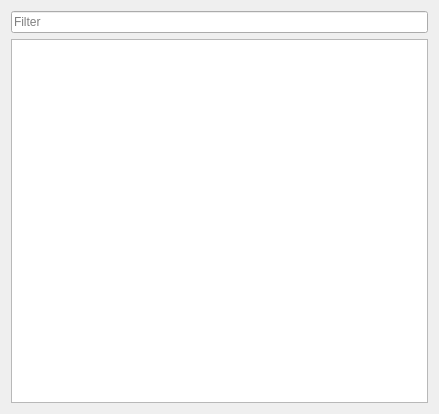
<?xml version="1.0" encoding="UTF-8"?>
<ui version="4.0">
 <class>SceneView</class>
 <widget class="QWidget" name="SceneView">
  <property name="geometry">
   <rect>
    <x>0</x>
    <y>0</y>
    <width>439</width>
    <height>414</height>
   </rect>
  </property>
  <property name="windowTitle">
   <string>Form</string>
  </property>
  <layout class="QVBoxLayout" name="verticalLayout">
   <item>
    <layout class="QHBoxLayout" name="horizontalLayout">
     <item>
      <widget class="QLineEdit" name="lineEditSearch">
       <property name="styleSheet">
        <string notr="true"/>
       </property>
       <property name="placeholderText">
        <string>Filter</string>
       </property>
       <property name="clearButtonEnabled">
        <bool>true</bool>
       </property>
      </widget>
     </item>
    </layout>
   </item>
   <item>
    <widget class="QTreeView" name="treeView">
     <property name="focusPolicy">
      <enum>Qt::StrongFocus</enum>
     </property>
     <property name="acceptDrops">
      <bool>true</bool>
     </property>
     <property name="dragEnabled">
      <bool>true</bool>
     </property>
     <property name="dragDropMode">
      <enum>QAbstractItemView::InternalMove</enum>
     </property>
     <property name="defaultDropAction">
      <enum>Qt::MoveAction</enum>
     </property>
     <property name="alternatingRowColors">
      <bool>false</bool>
     </property>
     <property name="selectionMode">
      <enum>QAbstractItemView::ExtendedSelection</enum>
     </property>
     <property name="autoExpandDelay">
      <number>-5</number>
     </property>
     <property name="indentation">
      <number>20</number>
     </property>
     <property name="uniformRowHeights">
      <bool>true</bool>
     </property>
     <property name="sortingEnabled">
      <bool>true</bool>
     </property>
     <property name="animated">
      <bool>true</bool>
     </property>
     <property name="headerHidden">
      <bool>true</bool>
     </property>
     <attribute name="headerVisible">
      <bool>false</bool>
     </attribute>
    </widget>
   </item>
  </layout>
 </widget>
 <resources/>
 <connections/>
</ui>
